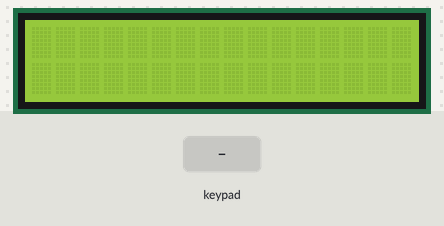
A sketch run on a simulated Arduino Uno, built with avr-gcc and run on an emulated ATmega328P. On the bench: 16×2 character LCD. Inputs (shaded band) come from the test bench.

Above: at 1.2 s.
1.3 s: keypad keys 9 8 7 6 # pressed 0.4 s apart
At 3.2 s:
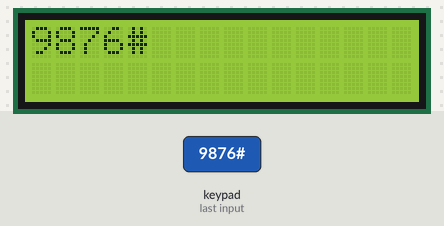
4.8 s: key 'A' pressed
At 5.7 s:
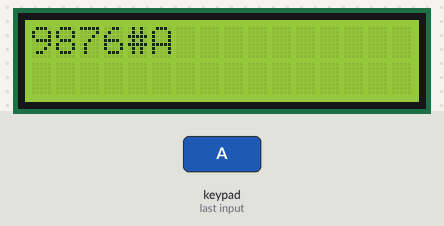
6.3 s: key 'B' pressed
At 7.0 s:
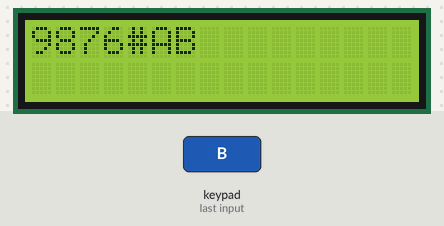
7.8 s: keypad keys 9 8 7 6 * pressed 0.4 s apart
At 10.5 s:
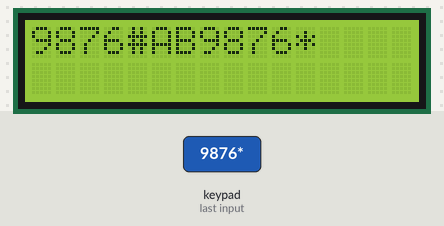
11.3 s: key 'C' pressed
At 11.9 s:
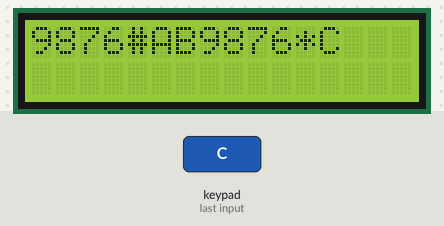
12.8 s: key '*' pressed
At 14.0 s:
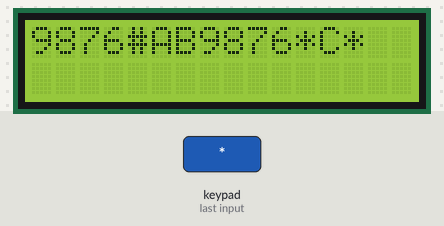
Timing chart, 0 to 15.3 s (numbered marks = the images above; inputs shaded):
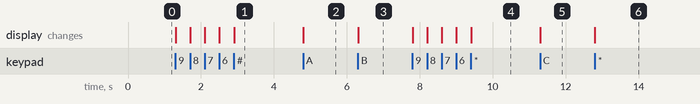

Measured:
- after the input at 1.3 s, the display: first changes at once (image 1 shows a later state)
- after the input at 4.8 s, the display: changes at once (image 2)
- after the input at 6.3 s, the display: changes at once (image 3)
- after the input at 7.8 s, the display: first changes at once (image 4 shows a later state)
- after the input at 11.3 s, the display: changes at once (image 5)
- after the input at 12.8 s, the display: changes at once (image 6)

The sketch:

keypad_show_in_lcd.ino
```cpp
#include <Keypad.h>
#include <LiquidCrystal.h>
const int rs = 12, en = 11, d4 = 5, d5 = 4, d6 = 3, d7 = 2;
LiquidCrystal lcd(rs, en, d4, d5, d6, d7);
const byte numRows= 4;
const byte numCols= 4;
char keymap[numRows][numCols]={
{'1', '2', '3', 'A'},
{'4', '5', '6', 'B'},
{'7', '8', '9', 'C'},
{'*', '0', '#', 'D'}
};
byte rowPins[numRows] = {9,8,7,6};
byte colPins[numCols]= {5,4,3,2};
Keypad myKeypad= Keypad(makeKeymap(keymap), rowPins, colPins, numRows, numCols);
void setup(){
  lcd.begin(16, 2) ;
  Serial.begin(9600);}
void loop(){
  char keypressed = myKeypad.getKey();
  if (keypressed != NO_KEY){
      lcd.print(keypressed);}}
```
